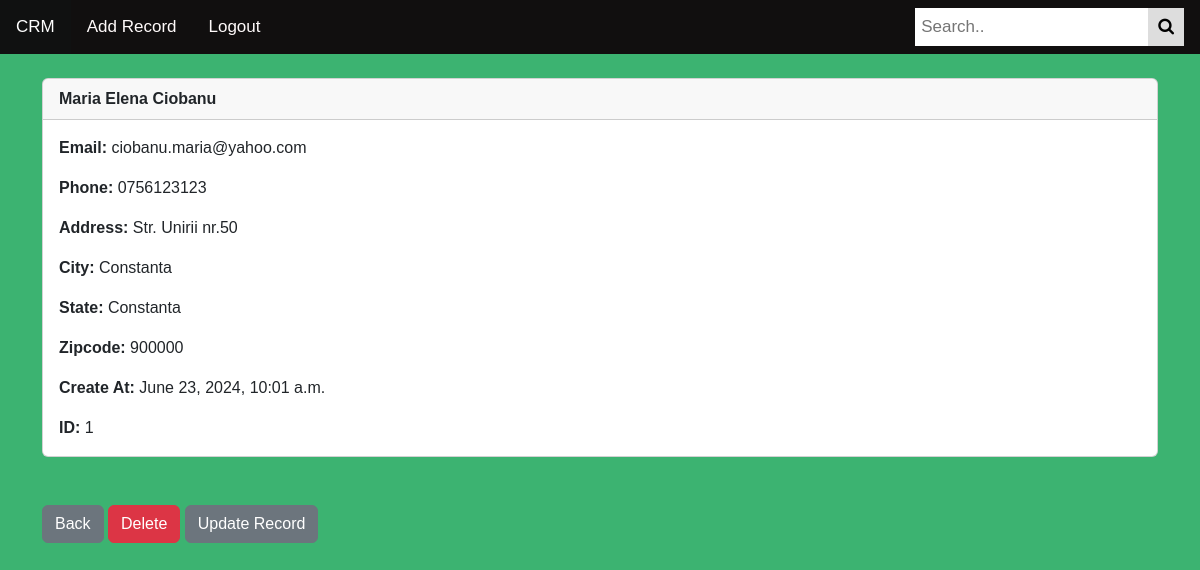
The page /record/1 (signed in) on the database its author committed.
### crmapp/models.py (models this page shows, shortened)
class Record(models.Model):
	created_at = models.DateTimeField(auto_now_add=True)
	first_name = models.CharField(max_length=50)
	last_name = models.CharField(max_length=50)
	email = models.CharField(max_length=100)
	phone = models.CharField(max_length=15)
	address = models.CharField(max_length=100)
	city = models.CharField(max_length=50)
	state = models.CharField(max_length=50)
	zipcode = models.CharField(max_length=20)

### crmapp/views.py (the view)
# urls.py: path('record/<int:pk>', views.customer_record, name='record'),
def customer_record(request, pk):
    if request.user.is_authenticated:
        customer_record = Record.objects.get(id=pk)
        return render(request, 'record.html', {'customer_record':customer_record})
    else:
        messages.success(request, "You Must Be Logged In To View That Page...")
        return redirect('home')

### crmapp/templates/record.html
{% extends 'base.html' %}
{% block content %}
<div class="card">
  <div class="card-header"><strong>
    	{{ customer_record.first_name }}
		{{ customer_record.last_name }}</strong>
  </div>
  <div class="card-body">
<p class="card-text">
<strong>Email: </strong>{{ customer_record.email }}</p>
<p class="card-text">
<strong>Phone: </strong>{{ customer_record.phone }}
</p>
<p class="card-text">
<strong>Address: </strong>{{ customer_record.address }}</p>
<p class="card-text">
<strong>City: </strong>{{ customer_record.city }}</p>
<p class="card-text">
<strong>State: </strong>{{ customer_record.state }}</p>
<p class="card-text">
<strong>Zipcode: </strong>{{ customer_record.zipcode }}</p>
<p class="card-text">
<strong>Create At: </strong>{{ customer_record.created_at }}</p>
<p class="card-text">
<strong>ID: </strong>{{ customer_record.id }}</p>
  </div>
</div>
<br/><br/>
<a href="{% url 'home' %}" class="btn btn-secondary">Back</a>
<a href="{% url 'delete_record' customer_record.id %}" class="btn btn-danger">Delete</a>
<a href="{% url 'update_record' customer_record.id %}" class="btn btn-secondary">Update Record</a>
</body>
</html>
{% endblock %}

### crmapp/templates/base.html (style rules this page uses)
body { background-color: MediumSeaGreen; }

### crmapp/templates/navbar.html (style rules this page uses)
* { box-sizing: border-box; }
body { margin: 0; font-family: Arial, Helvetica, sans-serif; }

### rows shown on the page
Record: first_name "Maria Elena", last_name "Ciobanu", email "ciobanu.maria@yahoo.com", phone "0756123123", address "Str. Unirii nr.50", city "Constanta", state "Constanta", zipcode "900000", created_at "June 23, 2024, 10:01 a.m.", id "1"
